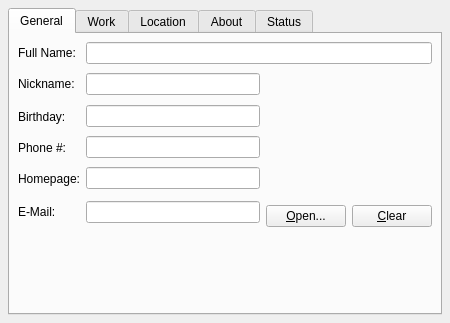
<?xml version="1.0" encoding="UTF-8"?>
<ui version="4.0">
 <class>Info</class>
 <widget class="QWidget" name="Info">
  <property name="geometry">
   <rect>
    <x>0</x>
    <y>0</y>
    <width>450</width>
    <height>323</height>
   </rect>
  </property>
  <property name="sizeGripEnabled" stdset="0">
   <bool>true</bool>
  </property>
  <layout class="QVBoxLayout">
   <property name="spacing">
    <number>6</number>
   </property>
   <property name="leftMargin">
    <number>8</number>
   </property>
   <property name="topMargin">
    <number>8</number>
   </property>
   <property name="rightMargin">
    <number>8</number>
   </property>
   <property name="bottomMargin">
    <number>8</number>
   </property>
   <item>
    <widget class="QTabWidget" name="tabwidget">
     <property name="currentIndex">
      <number>0</number>
     </property>
     <widget class="QWidget" name="tab_general">
      <attribute name="title">
       <string>General</string>
      </attribute>
      <layout class="QGridLayout">
       <property name="leftMargin">
        <number>8</number>
       </property>
       <property name="topMargin">
        <number>8</number>
       </property>
       <property name="rightMargin">
        <number>8</number>
       </property>
       <property name="bottomMargin">
        <number>8</number>
       </property>
       <property name="spacing">
        <number>6</number>
       </property>
       <item row="1" column="1">
        <widget class="QLineEdit" name="le_nickname">
         <property name="minimumSize">
          <size>
           <width>120</width>
           <height>0</height>
          </size>
         </property>
        </widget>
       </item>
       <item row="7" column="1">
        <spacer>
         <property name="orientation">
          <enum>Qt::Vertical</enum>
         </property>
         <property name="sizeType">
          <enum>QSizePolicy::Expanding</enum>
         </property>
         <property name="sizeHint" stdset="0">
          <size>
           <width>20</width>
           <height>0</height>
          </size>
         </property>
        </spacer>
       </item>
       <item row="5" column="0">
        <widget class="QLabel" name="TextLabel1_2_2_2_2">
         <property name="text">
          <string>E-Mail:</string>
         </property>
        </widget>
       </item>
       <item row="0" column="1" colspan="2">
        <widget class="ActionLineEdit" name="le_fullname"/>
       </item>
       <item row="2" column="0">
        <widget class="QLabel" name="TextLabel1_3_2_3_2">
         <property name="text">
          <string>Birthday:</string>
         </property>
        </widget>
       </item>
       <item row="1" column="2" rowspan="5">
        <layout class="QVBoxLayout">
         <property name="spacing">
          <number>6</number>
         </property>
         <property name="leftMargin">
          <number>0</number>
         </property>
         <property name="topMargin">
          <number>0</number>
         </property>
         <property name="rightMargin">
          <number>0</number>
         </property>
         <property name="bottomMargin">
          <number>0</number>
         </property>
         <item>
          <widget class="QToolButton" name="tb_photo">
           <property name="sizePolicy">
            <sizepolicy hsizetype="Preferred" vsizetype="Preferred">
             <horstretch>0</horstretch>
             <verstretch>0</verstretch>
            </sizepolicy>
           </property>
           <property name="minimumSize">
            <size>
             <width>129</width>
             <height>129</height>
            </size>
           </property>
           <property name="toolTip">
            <string>View in real size</string>
           </property>
           <property name="shortcut">
            <string>Alt+V</string>
           </property>
           <property name="autoRaise">
            <bool>true</bool>
           </property>
          </widget>
         </item>
         <item>
          <layout class="QHBoxLayout">
           <property name="spacing">
            <number>6</number>
           </property>
           <property name="leftMargin">
            <number>0</number>
           </property>
           <property name="topMargin">
            <number>0</number>
           </property>
           <property name="rightMargin">
            <number>0</number>
           </property>
           <property name="bottomMargin">
            <number>0</number>
           </property>
           <item>
            <widget class="QPushButton" name="pb_open">
             <property name="sizePolicy">
              <sizepolicy hsizetype="Minimum" vsizetype="Fixed">
               <horstretch>0</horstretch>
               <verstretch>0</verstretch>
              </sizepolicy>
             </property>
             <property name="text">
              <string>&amp;Open...</string>
             </property>
             <property name="shortcut">
              <string>Alt+O</string>
             </property>
             <property name="autoDefault">
              <bool>false</bool>
             </property>
             <property name="flat">
              <bool>false</bool>
             </property>
            </widget>
           </item>
           <item>
            <widget class="QPushButton" name="pb_clear">
             <property name="sizePolicy">
              <sizepolicy hsizetype="Minimum" vsizetype="Fixed">
               <horstretch>0</horstretch>
               <verstretch>0</verstretch>
              </sizepolicy>
             </property>
             <property name="text">
              <string>&amp;Clear</string>
             </property>
             <property name="shortcut">
              <string>Alt+C</string>
             </property>
             <property name="autoDefault">
              <bool>false</bool>
             </property>
             <property name="flat">
              <bool>false</bool>
             </property>
            </widget>
           </item>
          </layout>
         </item>
        </layout>
       </item>
       <item row="0" column="0">
        <widget class="QLabel" name="TextLabel1_2_2">
         <property name="text">
          <string>Full Name:</string>
         </property>
        </widget>
       </item>
       <item row="3" column="0">
        <widget class="QLabel" name="TextLabel1_3_2_2_2_2">
         <property name="text">
          <string>Phone #:</string>
         </property>
        </widget>
       </item>
       <item row="4" column="0">
        <widget class="QLabel" name="TextLabel1_2_3_2">
         <property name="text">
          <string>Homepage:</string>
         </property>
        </widget>
       </item>
       <item row="1" column="0">
        <widget class="QLabel" name="TextLabel1_2">
         <property name="text">
          <string>Nickname:</string>
         </property>
        </widget>
       </item>
       <item row="3" column="1">
        <widget class="QLineEdit" name="le_phone"/>
       </item>
       <item row="2" column="1">
        <widget class="ActionLineEdit" name="le_bday">
         <property name="readOnly">
          <bool>true</bool>
         </property>
        </widget>
       </item>
       <item row="4" column="1">
        <widget class="ActionLineEdit" name="le_homepage"/>
       </item>
       <item row="5" column="1">
        <widget class="ActionLineEdit" name="le_email"/>
       </item>
      </layout>
     </widget>
     <widget class="QWidget" name="tab_work">
      <attribute name="title">
       <string>Work</string>
      </attribute>
      <layout class="QVBoxLayout">
       <property name="spacing">
        <number>6</number>
       </property>
       <property name="leftMargin">
        <number>8</number>
       </property>
       <property name="topMargin">
        <number>8</number>
       </property>
       <property name="rightMargin">
        <number>8</number>
       </property>
       <property name="bottomMargin">
        <number>8</number>
       </property>
       <item>
        <layout class="QGridLayout">
         <property name="leftMargin">
          <number>0</number>
         </property>
         <property name="topMargin">
          <number>0</number>
         </property>
         <property name="rightMargin">
          <number>0</number>
         </property>
         <property name="bottomMargin">
          <number>0</number>
         </property>
         <property name="spacing">
          <number>6</number>
         </property>
         <item row="2" column="1">
          <widget class="QLineEdit" name="le_title"/>
         </item>
         <item row="0" column="0">
          <widget class="QLabel" name="TextLabel1_2_2_2_3">
           <property name="text">
            <string>Company:</string>
           </property>
          </widget>
         </item>
         <item row="2" column="0">
          <widget class="QLabel" name="TextLabel1_3_2_2_2_3_2">
           <property name="text">
            <string>Position:</string>
           </property>
          </widget>
         </item>
         <item row="0" column="1">
          <widget class="QLineEdit" name="le_orgName"/>
         </item>
         <item row="1" column="0">
          <widget class="QLabel" name="TextLabel1_2_3_3">
           <property name="text">
            <string>Department:</string>
           </property>
          </widget>
         </item>
         <item row="1" column="1">
          <widget class="QLineEdit" name="le_orgUnit"/>
         </item>
         <item row="3" column="1">
          <widget class="QLineEdit" name="le_role"/>
         </item>
         <item row="3" column="0">
          <widget class="QLabel" name="TextLabel1_3_2_2_2_4">
           <property name="text">
            <string>Role:</string>
           </property>
          </widget>
         </item>
        </layout>
       </item>
       <item>
        <spacer>
         <property name="orientation">
          <enum>Qt::Vertical</enum>
         </property>
         <property name="sizeType">
          <enum>QSizePolicy::Expanding</enum>
         </property>
         <property name="sizeHint" stdset="0">
          <size>
           <width>0</width>
           <height>0</height>
          </size>
         </property>
        </spacer>
       </item>
      </layout>
     </widget>
     <widget class="QWidget" name="tab_location">
      <attribute name="title">
       <string>Location</string>
      </attribute>
      <layout class="QVBoxLayout">
       <property name="spacing">
        <number>6</number>
       </property>
       <property name="leftMargin">
        <number>8</number>
       </property>
       <property name="topMargin">
        <number>8</number>
       </property>
       <property name="rightMargin">
        <number>8</number>
       </property>
       <property name="bottomMargin">
        <number>8</number>
       </property>
       <item>
        <layout class="QGridLayout">
         <property name="leftMargin">
          <number>0</number>
         </property>
         <property name="topMargin">
          <number>0</number>
         </property>
         <property name="rightMargin">
          <number>0</number>
         </property>
         <property name="bottomMargin">
          <number>0</number>
         </property>
         <property name="spacing">
          <number>6</number>
         </property>
         <item row="5" column="0">
          <widget class="QLabel" name="TextLabel1_3_2_2_2">
           <property name="text">
            <string>Country:</string>
           </property>
          </widget>
         </item>
         <item row="4" column="0">
          <widget class="QLabel" name="TextLabel1_3_2_2_2_3">
           <property name="text">
            <string>Postal Code:</string>
           </property>
          </widget>
         </item>
         <item row="1" column="1">
          <widget class="QLineEdit" name="le_ext"/>
         </item>
         <item row="5" column="1">
          <widget class="QLineEdit" name="le_country"/>
         </item>
         <item row="4" column="1">
          <widget class="QLineEdit" name="le_pcode"/>
         </item>
         <item row="3" column="0">
          <widget class="QLabel" name="TextLabel1_2_3">
           <property name="text">
            <string>State:</string>
           </property>
          </widget>
         </item>
         <item row="2" column="0">
          <widget class="QLabel" name="TextLabel1_2_2_2">
           <property name="text">
            <string>City:</string>
           </property>
          </widget>
         </item>
         <item row="0" column="1">
          <widget class="QLineEdit" name="le_street"/>
         </item>
         <item row="0" column="0">
          <widget class="QLabel" name="TextLabel1_3_2_3">
           <property name="text">
            <string>Street:</string>
           </property>
          </widget>
         </item>
         <item row="3" column="1">
          <widget class="QLineEdit" name="le_state"/>
         </item>
         <item row="2" column="1">
          <widget class="QLineEdit" name="le_city"/>
         </item>
        </layout>
       </item>
       <item>
        <spacer>
         <property name="orientation">
          <enum>Qt::Vertical</enum>
         </property>
         <property name="sizeType">
          <enum>QSizePolicy::Expanding</enum>
         </property>
         <property name="sizeHint" stdset="0">
          <size>
           <width>0</width>
           <height>0</height>
          </size>
         </property>
        </spacer>
       </item>
      </layout>
     </widget>
     <widget class="QWidget" name="tab_about">
      <attribute name="title">
       <string>About</string>
      </attribute>
      <layout class="QVBoxLayout">
       <property name="spacing">
        <number>6</number>
       </property>
       <property name="leftMargin">
        <number>8</number>
       </property>
       <property name="topMargin">
        <number>8</number>
       </property>
       <property name="rightMargin">
        <number>8</number>
       </property>
       <property name="bottomMargin">
        <number>8</number>
       </property>
       <item>
        <widget class="QPlainTextEdit" name="te_desc"/>
       </item>
      </layout>
     </widget>
     <widget class="QWidget" name="tab_status">
      <attribute name="title">
       <string>Status</string>
      </attribute>
      <layout class="QVBoxLayout">
       <property name="spacing">
        <number>6</number>
       </property>
       <property name="leftMargin">
        <number>8</number>
       </property>
       <property name="topMargin">
        <number>8</number>
       </property>
       <property name="rightMargin">
        <number>8</number>
       </property>
       <property name="bottomMargin">
        <number>8</number>
       </property>
       <item>
        <widget class="PsiTextView" name="te_status" native="true"/>
       </item>
      </layout>
     </widget>
    </widget>
   </item>
  </layout>
 </widget>
 <layoutdefault spacing="6" margin="11"/>
 <customwidgets>
  <customwidget>
   <class>ActionLineEdit</class>
   <extends>QLineEdit</extends>
   <header>actionlineedit.h</header>
  </customwidget>
  <customwidget>
   <class>PsiTextView</class>
   <extends>QWidget</extends>
   <header>psitextview.h</header>
  </customwidget>
 </customwidgets>
 <tabstops>
  <tabstop>tabwidget</tabstop>
  <tabstop>le_fullname</tabstop>
  <tabstop>le_nickname</tabstop>
  <tabstop>le_bday</tabstop>
  <tabstop>le_phone</tabstop>
  <tabstop>le_homepage</tabstop>
  <tabstop>le_email</tabstop>
  <tabstop>tb_photo</tabstop>
  <tabstop>pb_open</tabstop>
  <tabstop>pb_clear</tabstop>
  <tabstop>le_orgName</tabstop>
  <tabstop>le_orgUnit</tabstop>
  <tabstop>le_title</tabstop>
  <tabstop>le_role</tabstop>
  <tabstop>le_street</tabstop>
  <tabstop>le_ext</tabstop>
  <tabstop>le_city</tabstop>
  <tabstop>le_state</tabstop>
  <tabstop>le_pcode</tabstop>
  <tabstop>le_country</tabstop>
  <tabstop>te_desc</tabstop>
 </tabstops>
 <resources/>
 <connections/>
</ui>
